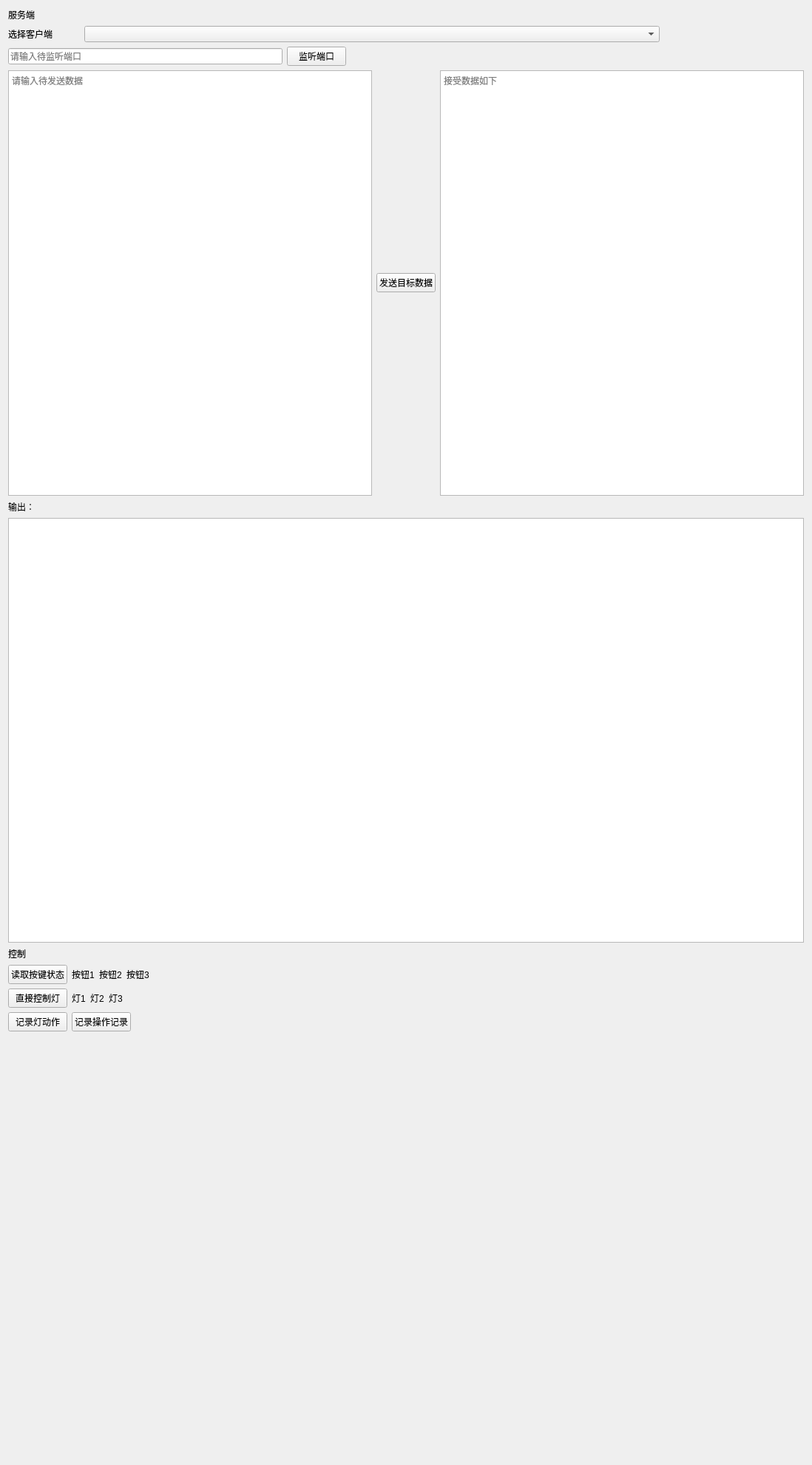
<?xml version="1.0" encoding="UTF-8"?>
<ui version="4.0">
 <class>MainWindow</class>
 <widget class="QMainWindow" name="MainWindow">
  <property name="geometry">
   <rect>
    <x>0</x>
    <y>0</y>
    <width>1098</width>
    <height>1980</height>
   </rect>
  </property>
  <property name="windowTitle">
   <string>MainWindow</string>
  </property>
  <widget class="QWidget" name="centralWidget">
   <layout class="QGridLayout" name="gridLayout">
    <item row="0" column="0">
     <layout class="QVBoxLayout" name="verticalLayout">
      <item>
       <widget class="QLabel" name="label_2">
        <property name="text">
         <string>服务端</string>
        </property>
       </widget>
      </item>
      <item>
       <layout class="QHBoxLayout" name="horizontalLayout" stretch="1,8,2">
        <item>
         <widget class="QLabel" name="label_4">
          <property name="text">
           <string>选择客户端</string>
          </property>
         </widget>
        </item>
        <item>
         <widget class="QComboBox" name="comboBox"/>
        </item>
        <item>
         <spacer name="horizontalSpacer">
          <property name="orientation">
           <enum>Qt::Horizontal</enum>
          </property>
          <property name="sizeHint" stdset="0">
           <size>
            <width>40</width>
            <height>20</height>
           </size>
          </property>
         </spacer>
        </item>
       </layout>
      </item>
      <item>
       <layout class="QHBoxLayout" name="horizontalLayout_2" stretch="6,0,10">
        <item>
         <widget class="QLineEdit" name="lineEdit_sp">
          <property name="placeholderText">
           <string>请输入待监听端口</string>
          </property>
         </widget>
        </item>
        <item>
         <widget class="QPushButton" name="connectToClient">
          <property name="text">
           <string>监听端口</string>
          </property>
         </widget>
        </item>
        <item>
         <spacer name="horizontalSpacer_2">
          <property name="orientation">
           <enum>Qt::Horizontal</enum>
          </property>
          <property name="sizeHint" stdset="0">
           <size>
            <width>40</width>
            <height>20</height>
           </size>
          </property>
         </spacer>
        </item>
       </layout>
      </item>
      <item>
       <layout class="QHBoxLayout" name="horizontalLayout_3">
        <item>
         <widget class="QTextEdit" name="textEdit_ss">
          <property name="placeholderText">
           <string>请输入待发送数据</string>
          </property>
         </widget>
        </item>
        <item>
         <widget class="QPushButton" name="s_send">
          <property name="text">
           <string>发送目标数据</string>
          </property>
         </widget>
        </item>
        <item>
         <widget class="QTextEdit" name="textEdit_sa">
          <property name="placeholderText">
           <string>接受数据如下</string>
          </property>
         </widget>
        </item>
       </layout>
      </item>
      <item>
       <widget class="QLabel" name="label_3">
        <property name="text">
         <string>输出：</string>
        </property>
       </widget>
      </item>
      <item>
       <widget class="QTextEdit" name="textEdit_console"/>
      </item>
      <item>
       <widget class="QLabel" name="label">
        <property name="text">
         <string>控制</string>
        </property>
       </widget>
      </item>
      <item>
       <layout class="QHBoxLayout" name="horizontalLayout_4">
        <item>
         <widget class="QPushButton" name="pushButton_readKeys">
          <property name="text">
           <string>读取按键状态</string>
          </property>
         </widget>
        </item>
        <item>
         <widget class="QPushButton" name="pushButton_key1">
          <property name="styleSheet">
           <string notr="true">border-style:hidden;</string>
          </property>
          <property name="text">
           <string>按钮1</string>
          </property>
         </widget>
        </item>
        <item>
         <widget class="QPushButton" name="pushButton_key2">
          <property name="styleSheet">
           <string notr="true">border-style:hidden;</string>
          </property>
          <property name="text">
           <string>按钮2</string>
          </property>
         </widget>
        </item>
        <item>
         <widget class="QPushButton" name="pushButton_key3">
          <property name="styleSheet">
           <string notr="true">border-style:hidden;</string>
          </property>
          <property name="text">
           <string>按钮3</string>
          </property>
         </widget>
        </item>
        <item>
         <spacer name="horizontalSpacer_3">
          <property name="orientation">
           <enum>Qt::Horizontal</enum>
          </property>
          <property name="sizeHint" stdset="0">
           <size>
            <width>40</width>
            <height>20</height>
           </size>
          </property>
         </spacer>
        </item>
       </layout>
      </item>
      <item>
       <layout class="QHBoxLayout" name="horizontalLayout_5">
        <item>
         <widget class="QPushButton" name="pushButton_directControl">
          <property name="text">
           <string>直接控制灯</string>
          </property>
         </widget>
        </item>
        <item>
         <widget class="QPushButton" name="pushButton_led1">
          <property name="styleSheet">
           <string notr="true">border-style:hidden;</string>
          </property>
          <property name="text">
           <string>灯1</string>
          </property>
         </widget>
        </item>
        <item>
         <widget class="QPushButton" name="pushButton_led2">
          <property name="styleSheet">
           <string notr="true">border-style:hidden;</string>
          </property>
          <property name="text">
           <string>灯2</string>
          </property>
         </widget>
        </item>
        <item>
         <widget class="QPushButton" name="pushButton_led3">
          <property name="styleSheet">
           <string notr="true">border-style:hidden;</string>
          </property>
          <property name="text">
           <string>灯3</string>
          </property>
         </widget>
        </item>
        <item>
         <spacer name="horizontalSpacer_4">
          <property name="orientation">
           <enum>Qt::Horizontal</enum>
          </property>
          <property name="sizeHint" stdset="0">
           <size>
            <width>40</width>
            <height>20</height>
           </size>
          </property>
         </spacer>
        </item>
       </layout>
      </item>
      <item>
       <layout class="QHBoxLayout" name="horizontalLayout_6">
        <item>
         <widget class="QPushButton" name="pushButton_recLed">
          <property name="text">
           <string>记录灯动作</string>
          </property>
         </widget>
        </item>
        <item>
         <widget class="QPushButton" name="pushButton_recOperate">
          <property name="text">
           <string>记录操作记录</string>
          </property>
         </widget>
        </item>
        <item>
         <spacer name="horizontalSpacer_5">
          <property name="orientation">
           <enum>Qt::Horizontal</enum>
          </property>
          <property name="sizeHint" stdset="0">
           <size>
            <width>40</width>
            <height>20</height>
           </size>
          </property>
         </spacer>
        </item>
       </layout>
      </item>
      <item>
       <spacer name="verticalSpacer">
        <property name="orientation">
         <enum>Qt::Vertical</enum>
        </property>
        <property name="sizeHint" stdset="0">
         <size>
          <width>20</width>
          <height>40</height>
         </size>
        </property>
       </spacer>
      </item>
     </layout>
    </item>
   </layout>
  </widget>
 </widget>
 <layoutdefault spacing="6" margin="11"/>
 <resources/>
 <connections/>
</ui>
